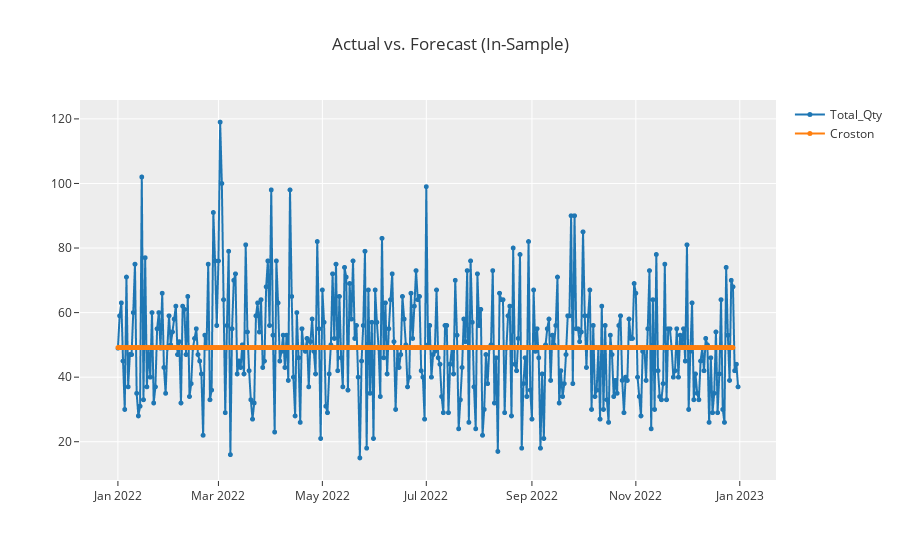

Write notebook code for a chart like this one.
### Code cell
plot_model(best, plot='insample')

### Figure 1 — Plotly figure (JSON) as saved in the notebook; plotly's stock layout.template omitted (floating-point values rounded to 4 significant figures; data arrays with more than 128 entries replaced by an {"elided": "..."} marker saying what was removed)
{"data": [{"line": {"color": "rgb(31, 119, 180)", "width": 2}, "marker": {"color": "rgb(31, 119, 180)", "size": 5}, "mode": "lines+markers", "name": "Total_Qty", "type": "scattergl", "x": {"elided": "365 str values"}, "xaxis": "x", "y": {"elided": "365 int values"}, "yaxis": "y"}, {"line": {"color": "rgb(255, 127, 14)", "width": 2}, "marker": {"color": "rgb(255, 127, 14)", "size": 5}, "mode": "lines+markers", "name": "Croston", "type": "scattergl", "x": {"elided": "365 str values"}, "xaxis": "x", "y": {"elided": "365 float values"}, "yaxis": "y"}], "layout": {"showlegend": true, "title": {"text": "Actual vs. Forecast (In-Sample)"}, "xaxis": {"anchor": "y", "domain": [0, 1]}, "yaxis": {"anchor": "x", "domain": [0, 1]}}}
